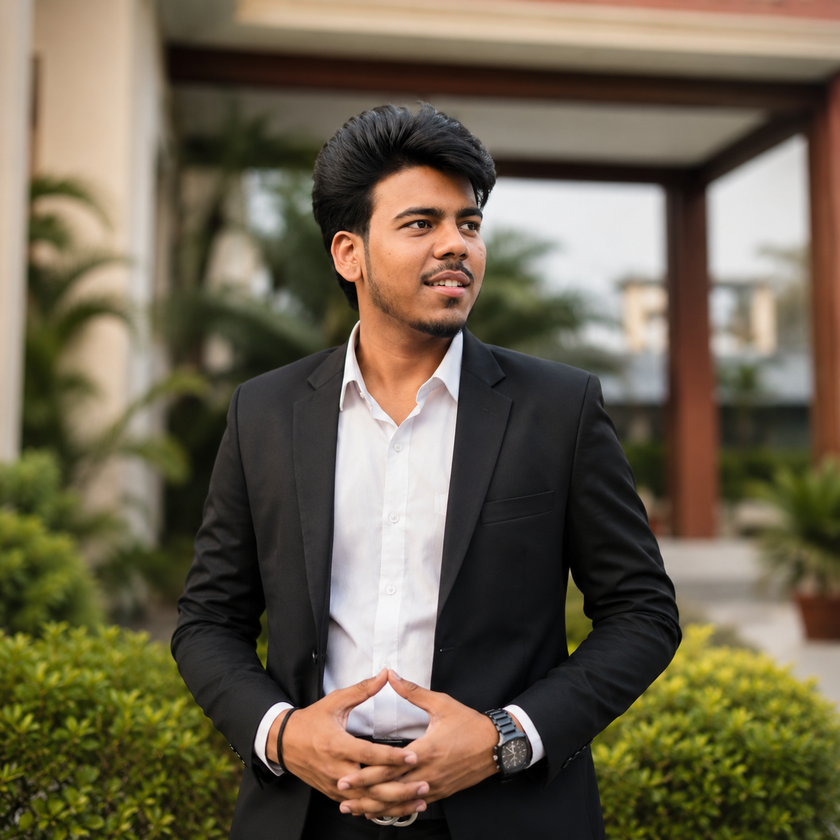
#> input picture Phase_1/Ronak...png, 840 x 840 px, shrunk from 1254 x 1254 before the run
$ python project_1.py
#> lines starting #> are read from the running program, lines starting #| are printed output that depends on the picture
import cv2

image = cv2.imread("Ronak...png")
#> image is the input picture: shape (840, 840, 3); mean B, G, R 77.1, 97.5, 107.6

if image is not None:
    gray = cv2.cvtColor(image,cv2.COLOR_BGR2GRAY)
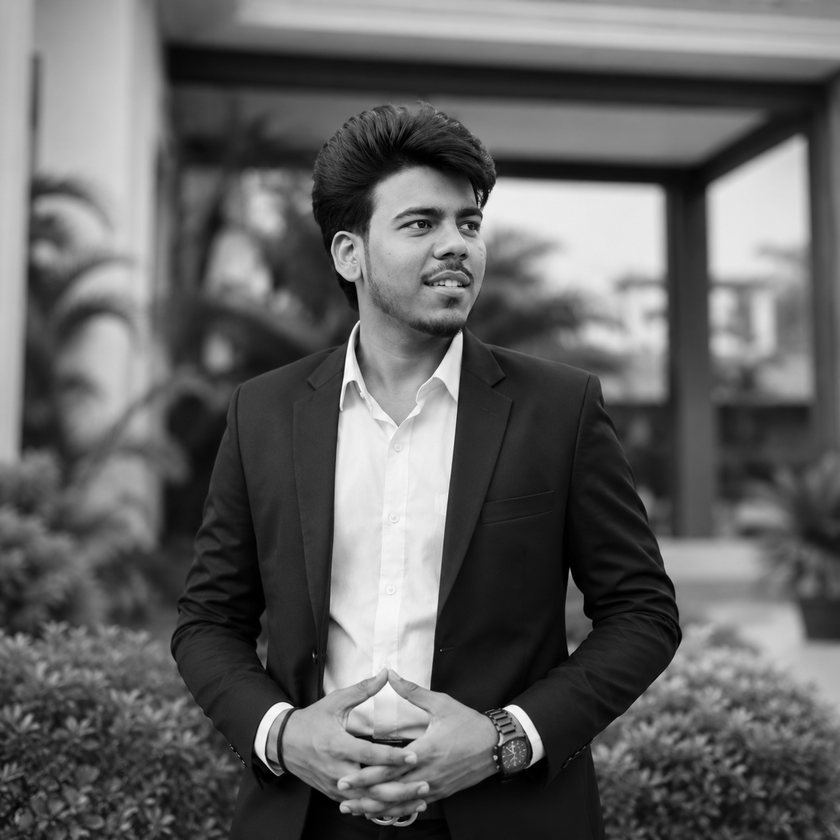
#> gray: shape (840, 840); min 0, max 255, mean 98.2
    user = input("Enter which image you show gray :  ")
#> the answer given: Ronak...png
    if user== "gray":
        cv2.imshow("Black & White Image", gray)
        cv2.waitKey(0)
        cv2.destroyAllWindows()
    else:
        cv2.imshow("Black & White Image",image)
        cv2.waitKey(0)
        cv2.destroyAllWindows()

    outputName = input("Enter a Output Name : ")
#> the answer given: out.png
    if user == "gray":
        cv2.imwrite(f"{outputName}.png",gray)
        print(f"file Name {user} save Successfully")
    else:
        cv2.imwrite(f"{outputName}.png",image)
        print(f"Old file {user} save Successfully")


else:
    print("Image in not Found")
